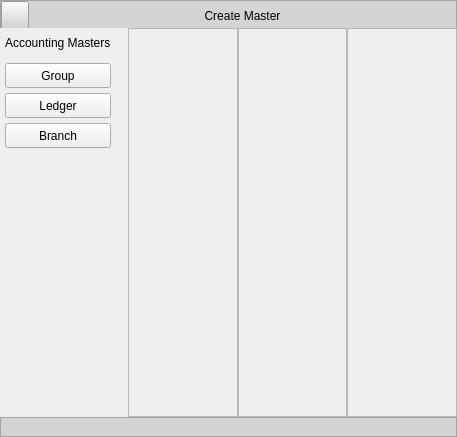
<?xml version="1.0" encoding="UTF-8"?>
<ui version="4.0">
 <class>MainWindow</class>
 <widget class="QMainWindow" name="MainWindow">
  <property name="geometry">
   <rect>
    <x>0</x>
    <y>0</y>
    <width>457</width>
    <height>437</height>
   </rect>
  </property>
  <property name="windowTitle">
   <string>MainWindow</string>
  </property>
  <widget class="QWidget" name="centralwidget">
   <property name="styleSheet">
    <string notr="true"/>
   </property>
   <layout class="QGridLayout" name="gridLayout">
    <property name="leftMargin">
     <number>0</number>
    </property>
    <property name="topMargin">
     <number>0</number>
    </property>
    <property name="rightMargin">
     <number>0</number>
    </property>
    <property name="bottomMargin">
     <number>0</number>
    </property>
    <property name="spacing">
     <number>0</number>
    </property>
    <item row="0" column="0" colspan="2">
     <widget class="QFrame" name="fheader">
      <property name="maximumSize">
       <size>
        <width>16777215</width>
        <height>28</height>
       </size>
      </property>
      <property name="styleSheet">
       <string notr="true">background-color: rgb(212, 212, 212);
font: 63 11pt &quot;Segoe UI Semibold&quot;;
color:#000000</string>
      </property>
      <property name="frameShape">
       <enum>QFrame::StyledPanel</enum>
      </property>
      <property name="frameShadow">
       <enum>QFrame::Raised</enum>
      </property>
      <layout class="QGridLayout" name="gridLayout_2">
       <property name="leftMargin">
        <number>0</number>
       </property>
       <property name="topMargin">
        <number>0</number>
       </property>
       <property name="rightMargin">
        <number>0</number>
       </property>
       <property name="bottomMargin">
        <number>0</number>
       </property>
       <property name="spacing">
        <number>0</number>
       </property>
       <item row="0" column="0">
        <widget class="QPushButton" name="pbBack">
         <property name="minimumSize">
          <size>
           <width>28</width>
           <height>28</height>
          </size>
         </property>
         <property name="maximumSize">
          <size>
           <width>28</width>
           <height>28</height>
          </size>
         </property>
         <property name="styleSheet">
          <string notr="true">QPushButton::hover{

background-color: #9a9a9a

}</string>
         </property>
         <property name="text">
          <string/>
         </property>
         <property name="icon">
          <iconset resource="../icons/icons.qrc">
           <normaloff>:/newPrefix/icons/corner-down-left.svg</normaloff>:/newPrefix/icons/corner-down-left.svg</iconset>
         </property>
        </widget>
       </item>
       <item row="0" column="1">
        <widget class="QLabel" name="lbCreateMaster">
         <property name="minimumSize">
          <size>
           <width>0</width>
           <height>30</height>
          </size>
         </property>
         <property name="maximumSize">
          <size>
           <width>16777215</width>
           <height>16777215</height>
          </size>
         </property>
         <property name="styleSheet">
          <string notr="true"/>
         </property>
         <property name="text">
          <string>Create Master</string>
         </property>
         <property name="alignment">
          <set>Qt::AlignCenter</set>
         </property>
        </widget>
       </item>
      </layout>
     </widget>
    </item>
    <item row="1" column="1">
     <widget class="QWidget" name="widget_2" native="true">
      <property name="minimumSize">
       <size>
        <width>329</width>
        <height>0</height>
       </size>
      </property>
      <layout class="QGridLayout" name="gridLayout_4">
       <property name="leftMargin">
        <number>0</number>
       </property>
       <property name="topMargin">
        <number>0</number>
       </property>
       <property name="rightMargin">
        <number>0</number>
       </property>
       <property name="bottomMargin">
        <number>0</number>
       </property>
       <property name="spacing">
        <number>0</number>
       </property>
       <item row="0" column="0">
        <widget class="QFrame" name="fGroup">
         <property name="frameShape">
          <enum>QFrame::StyledPanel</enum>
         </property>
         <property name="frameShadow">
          <enum>QFrame::Raised</enum>
         </property>
         <layout class="QGridLayout" name="gridLayout_5">
          <property name="leftMargin">
           <number>0</number>
          </property>
          <property name="topMargin">
           <number>0</number>
          </property>
          <property name="rightMargin">
           <number>0</number>
          </property>
          <property name="bottomMargin">
           <number>0</number>
          </property>
          <property name="spacing">
           <number>0</number>
          </property>
         </layout>
        </widget>
       </item>
       <item row="0" column="1">
        <widget class="QFrame" name="fLedger">
         <property name="frameShape">
          <enum>QFrame::StyledPanel</enum>
         </property>
         <property name="frameShadow">
          <enum>QFrame::Raised</enum>
         </property>
         <layout class="QGridLayout" name="gridLayout_6">
          <property name="leftMargin">
           <number>0</number>
          </property>
          <property name="topMargin">
           <number>0</number>
          </property>
          <property name="rightMargin">
           <number>0</number>
          </property>
          <property name="bottomMargin">
           <number>0</number>
          </property>
          <property name="spacing">
           <number>0</number>
          </property>
         </layout>
        </widget>
       </item>
       <item row="0" column="2">
        <widget class="QFrame" name="fBranch">
         <property name="frameShape">
          <enum>QFrame::StyledPanel</enum>
         </property>
         <property name="frameShadow">
          <enum>QFrame::Raised</enum>
         </property>
         <layout class="QGridLayout" name="gridLayout_7">
          <property name="leftMargin">
           <number>0</number>
          </property>
          <property name="topMargin">
           <number>0</number>
          </property>
          <property name="rightMargin">
           <number>0</number>
          </property>
          <property name="bottomMargin">
           <number>0</number>
          </property>
          <property name="verticalSpacing">
           <number>0</number>
          </property>
         </layout>
        </widget>
       </item>
      </layout>
     </widget>
    </item>
    <item row="2" column="0" colspan="2">
     <widget class="QFrame" name="ffooter">
      <property name="minimumSize">
       <size>
        <width>0</width>
        <height>0</height>
       </size>
      </property>
      <property name="maximumSize">
       <size>
        <width>16777215</width>
        <height>20</height>
       </size>
      </property>
      <property name="styleSheet">
       <string notr="true">background-color: rgb(212, 212, 212);
font: 63 11pt &quot;Segoe UI Semibold&quot;;
color:#000000</string>
      </property>
      <property name="frameShape">
       <enum>QFrame::StyledPanel</enum>
      </property>
      <property name="frameShadow">
       <enum>QFrame::Raised</enum>
      </property>
     </widget>
    </item>
    <item row="1" column="0">
     <widget class="QWidget" name="widget" native="true">
      <property name="minimumSize">
       <size>
        <width>0</width>
        <height>0</height>
       </size>
      </property>
      <property name="maximumSize">
       <size>
        <width>16777215</width>
        <height>16777215</height>
       </size>
      </property>
      <property name="styleSheet">
       <string notr="true"/>
      </property>
      <layout class="QGridLayout" name="gridLayout_3">
       <property name="leftMargin">
        <number>5</number>
       </property>
       <property name="topMargin">
        <number>0</number>
       </property>
       <property name="rightMargin">
        <number>0</number>
       </property>
       <property name="bottomMargin">
        <number>0</number>
       </property>
       <property name="horizontalSpacing">
        <number>0</number>
       </property>
       <property name="verticalSpacing">
        <number>5</number>
       </property>
       <item row="1" column="0">
        <widget class="QPushButton" name="pbCreateGroup">
         <property name="sizePolicy">
          <sizepolicy hsizetype="Minimum" vsizetype="Minimum">
           <horstretch>0</horstretch>
           <verstretch>0</verstretch>
          </sizepolicy>
         </property>
         <property name="minimumSize">
          <size>
           <width>0</width>
           <height>25</height>
          </size>
         </property>
         <property name="maximumSize">
          <size>
           <width>16777215</width>
           <height>25</height>
          </size>
         </property>
         <property name="styleSheet">
          <string notr="true"/>
         </property>
         <property name="text">
          <string>Group</string>
         </property>
        </widget>
       </item>
       <item row="1" column="2" rowspan="4">
        <widget class="Line" name="line_2">
         <property name="minimumSize">
          <size>
           <width>0</width>
           <height>0</height>
          </size>
         </property>
         <property name="styleSheet">
          <string notr="true">background-color:transparent
</string>
         </property>
         <property name="orientation">
          <enum>Qt::Vertical</enum>
         </property>
        </widget>
       </item>
       <item row="0" column="1">
        <widget class="Line" name="line">
         <property name="styleSheet">
          <string notr="true">background-color: transparent;</string>
         </property>
         <property name="orientation">
          <enum>Qt::Horizontal</enum>
         </property>
        </widget>
       </item>
       <item row="0" column="0">
        <widget class="QLabel" name="lbAccountMasters">
         <property name="sizePolicy">
          <sizepolicy hsizetype="Preferred" vsizetype="Fixed">
           <horstretch>0</horstretch>
           <verstretch>0</verstretch>
          </sizepolicy>
         </property>
         <property name="minimumSize">
          <size>
           <width>0</width>
           <height>30</height>
          </size>
         </property>
         <property name="maximumSize">
          <size>
           <width>16777215</width>
           <height>30</height>
          </size>
         </property>
         <property name="styleSheet">
          <string notr="true"/>
         </property>
         <property name="text">
          <string>Accounting Masters</string>
         </property>
        </widget>
       </item>
       <item row="4" column="0">
        <widget class="Line" name="line_3">
         <property name="minimumSize">
          <size>
           <width>0</width>
           <height>0</height>
          </size>
         </property>
         <property name="styleSheet">
          <string notr="true">background-color: transparent;</string>
         </property>
         <property name="orientation">
          <enum>Qt::Vertical</enum>
         </property>
        </widget>
       </item>
       <item row="2" column="0">
        <widget class="QPushButton" name="pdCreateLedger">
         <property name="sizePolicy">
          <sizepolicy hsizetype="Minimum" vsizetype="Minimum">
           <horstretch>0</horstretch>
           <verstretch>0</verstretch>
          </sizepolicy>
         </property>
         <property name="minimumSize">
          <size>
           <width>0</width>
           <height>25</height>
          </size>
         </property>
         <property name="maximumSize">
          <size>
           <width>16777215</width>
           <height>25</height>
          </size>
         </property>
         <property name="styleSheet">
          <string notr="true"/>
         </property>
         <property name="text">
          <string>Ledger</string>
         </property>
        </widget>
       </item>
       <item row="3" column="0">
        <widget class="QPushButton" name="pbCreateBranch">
         <property name="minimumSize">
          <size>
           <width>0</width>
           <height>25</height>
          </size>
         </property>
         <property name="text">
          <string>Branch</string>
         </property>
        </widget>
       </item>
      </layout>
     </widget>
    </item>
   </layout>
  </widget>
 </widget>
 <resources>
  <include location="../icons/icons.qrc"/>
 </resources>
 <connections/>
</ui>
